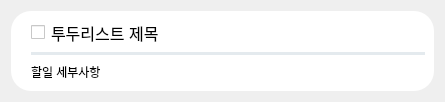
<?xml version="1.0" encoding="UTF-8"?>
<ui version="4.0">
 <class>TodoList</class>
 <widget class="QWidget" name="TodoList">
  <property name="geometry">
   <rect>
    <x>0</x>
    <y>0</y>
    <width>445</width>
    <height>102</height>
   </rect>
  </property>
  <property name="windowTitle">
   <string>Form</string>
  </property>
  <layout class="QHBoxLayout" name="horizontalLayout">
   <item>
    <widget class="QFrame" name="main_frame">
     <property name="minimumSize">
      <size>
       <width>0</width>
       <height>0</height>
      </size>
     </property>
     <property name="maximumSize">
      <size>
       <width>16777215</width>
       <height>16777215</height>
      </size>
     </property>
     <property name="styleSheet">
      <string notr="true">background-color: rgb(255, 255, 255);
border-radius:20px;</string>
     </property>
     <property name="frameShape">
      <enum>QFrame::StyledPanel</enum>
     </property>
     <property name="frameShadow">
      <enum>QFrame::Raised</enum>
     </property>
     <layout class="QVBoxLayout" name="verticalLayout">
      <property name="spacing">
       <number>7</number>
      </property>
      <property name="leftMargin">
       <number>20</number>
      </property>
      <item>
       <layout class="QHBoxLayout" name="h_lay">
        <property name="spacing">
         <number>0</number>
        </property>
        <item>
         <widget class="QCheckBox" name="todo_title">
          <property name="minimumSize">
           <size>
            <width>0</width>
            <height>0</height>
           </size>
          </property>
          <property name="font">
           <font>
            <pointsize>12</pointsize>
           </font>
          </property>
          <property name="text">
           <string>투두리스트 제목</string>
          </property>
          <property name="iconSize">
           <size>
            <width>16</width>
            <height>16</height>
           </size>
          </property>
         </widget>
        </item>
        <item>
         <widget class="QPushButton" name="del_btn">
          <property name="maximumSize">
           <size>
            <width>24</width>
            <height>24</height>
           </size>
          </property>
          <property name="text">
           <string/>
          </property>
          <property name="icon">
           <iconset resource="../src_img/my_qrc.qrc">
            <normaloff>:/newPrefix/close.png</normaloff>:/newPrefix/close.png</iconset>
          </property>
          <property name="iconSize">
           <size>
            <width>15</width>
            <height>15</height>
           </size>
          </property>
         </widget>
        </item>
       </layout>
      </item>
      <item>
       <widget class="Line" name="line">
        <property name="styleSheet">
         <string notr="true">background-color: #E4EAEE;</string>
        </property>
        <property name="orientation">
         <enum>Qt::Horizontal</enum>
        </property>
       </widget>
      </item>
      <item>
       <widget class="QLabel" name="todo_detail">
        <property name="minimumSize">
         <size>
          <width>0</width>
          <height>0</height>
         </size>
        </property>
        <property name="text">
         <string>할일 세부사항</string>
        </property>
       </widget>
      </item>
     </layout>
    </widget>
   </item>
  </layout>
 </widget>
 <resources>
  <include location="../src_img/my_qrc.qrc"/>
 </resources>
 <connections/>
</ui>
